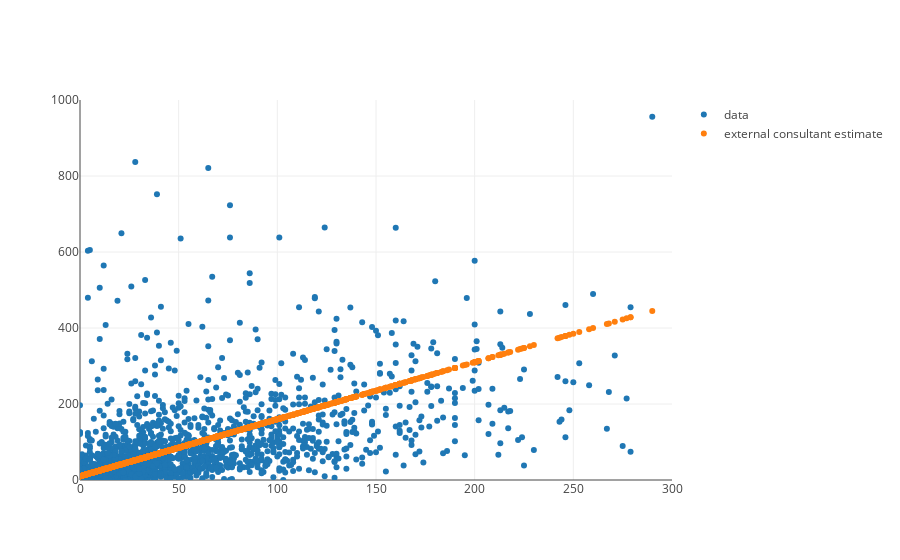

This figure's notebook cell:
### Code cell
from plotly.offline import iplot, init_notebook_mode
init_notebook_mode(connected=True)

from graph import trace_values, m_b_trace, plot

plot([revenues_per_budgets_trace, consultant_estimated_revenues_trace], revenues_layout)

### Figure 1 — Plotly figure (JSON) as saved in the notebook; plotly's stock layout.template omitted (floating-point values rounded to 4 significant figures; data arrays with more than 128 entries replaced by an {"elided": "..."} marker saying what was removed)
{"data": [{"mode": "markers", "name": "data", "text": {"elided": "1776 str values"}, "type": "scatter", "uid": "3a2ce8cf-ca1e-4248-ba2e-69a9027c97f1", "x": {"elided": "1776 int values"}, "y": {"elided": "1776 float values"}}, {"mode": "markers", "name": "external consultant estimate", "text": [], "type": "scatter", "uid": "d34a9d41-0a4e-48ed-9ccd-43483ff2362e", "x": {"elided": "1776 int values"}, "y": {"elided": "1776 float values"}}], "layout": {"xaxis": {"range": [0, 300]}, "yaxis": {"range": [0, 1000]}}}
